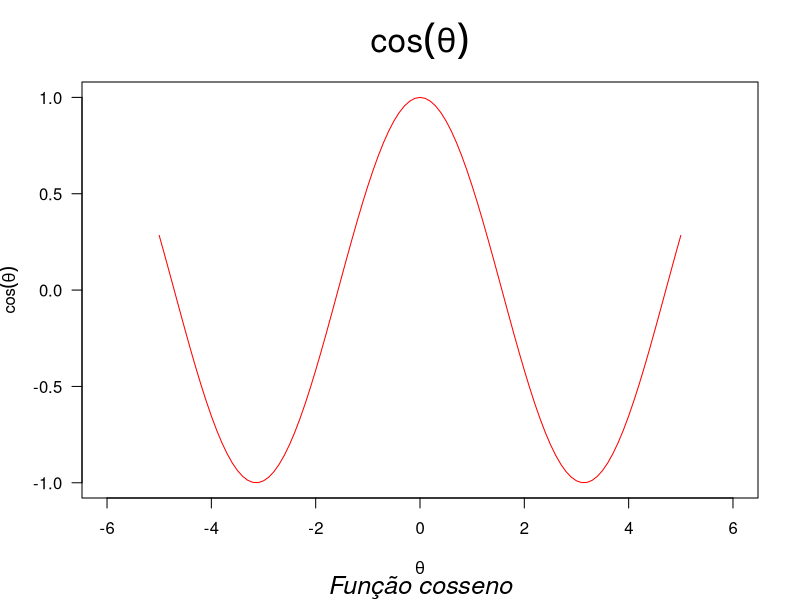

Reproduce this figure in R.
pdf("Função cosseno.pdf",  colormodel="cmyk", bg="gray")
p<- function(x) {
# definição da função
cos(x)}
plot(p, -5, 5, main= expression(cos(theta)), type="l", col="red", sub="Função cosseno", cex.main=2, cex.sub=1.5, cex.axis=1, las=1, xlim=c(-6, 6), cex.lab=1, font.main=4, font.sub=3, font.lab=1, font.axis=1, ylab=expression(cos(theta)), xlab=expression(theta))
dev.off()
